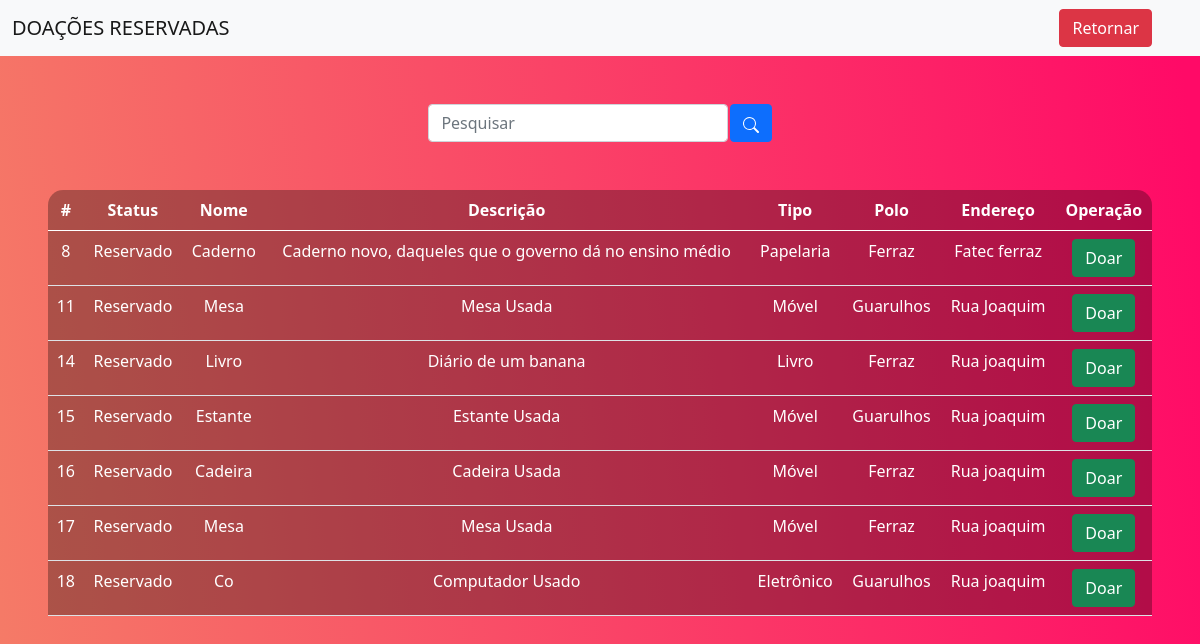
Screenshot of /funcionario/sistemaR.php with the database file from the repository.
### tables this page shows
CREATE TABLE `produto` (
  `idproduto` int(10) NOT NULL,
  `produtoname` varchar(200) NOT NULL,
  `descricao` varchar(200) NOT NULL,
  `tipo` varchar(200) NOT NULL,
  `polo` varchar(200) NOT NULL,
  `eProduct` varchar(200) NOT NULL,
  `status` varchar(50) DEFAULT NULL
);

### funcionario/sistemaR.php (the view, shortened to what this page needs)
<!DOCTYPE html>
<html lang="en">
<head>
    <link href="https://cdn.jsdelivr.net/npm/bootstrap@5.0.2/dist/css/bootstrap.min.css" rel="stylesheet">
</head>
<body>
<nav class="navbar navbar-expand-lg navbar-light bg-light">
        <div class="container-fluid">
            <a class="navbar-brand" href="#">DOAÇÕES RESERVADAS</a>
        </div>
        <div class="d-flex">
            <a href="sistema.php" class="btn btn-danger me-5">Retornar</a>
        </div>
    </nav>
    <br>
    <br>
    <div class="box-search">
        <input type="search" class="form-control w-25" placeholder="Pesquisar" id="pesquisar">
        <button onclick="searchData()" class="btn btn-primary">
        </button>
    </div>
    <div class="m-5">
        <table class="table text-white table-bg">
            <thead>
                <tr>
                    <th scope="col">#</th>
                    <th scope="col">Status</th>
                    <th scope="col">Nome</th>
                    <th scope="col">Descrição</th>
                    <th scope="col">Tipo</th>
                    <th scope="col">Polo</th>
                    <th scope="col">Endereço</th>
                    <th scope="col">Operação</th>
                </tr>
            </thead>
            <tbody>
                <?php
                include_once "conexaoP.php";
                $sqlSelect = "SELECT * FROM produto WHERE status='Reservado'";
                $resultado = mysqli_query($conn,$sqlSelect) or die("Erro ao retornar dados");
                 while ($registro = mysqli_fetch_array($resultado))
                {
                $id = $registro['idproduto'];
                $status = $registro['status'];
                $nome = $registro['produtoname'];
                $descricao = $registro['descricao'];
                $tipo = $registro['tipo'];
                $polo = $registro['polo'];
                $endereco = $registro['eProduct'];
                echo "<tr>";
                echo "<td>".$id."</td>";
                echo "<td>".$status."</td>";
                echo "<td>".$nome."</td>";
                echo "<td>".$descricao."</td>";
                echo "<td>".$tipo."</td>";
                echo "<td>".$polo."</td>";
                echo "<td>".$endereco."</td>";
               echo "<td><a href='produto.php?idproduto=". $registro['idproduto'] ."' class='btn btn-success'>Doar</a></td>";
                echo "</tr>";
 }
                    ?>
            </tbody>
        </table>
        </div>
    <br/>
</body>
</html>

### funcionario/sistemaR.php (style rules this page uses)
body { background: linear-gradient(263.42deg, #FF0A67 1.87%, #F57B67 100%); color: white; text-align: center; }
.table-bg { background: rgba(0, 0, 0, 0.3); border-radius: 15px 15px 0 0; }
.box-search { display: flex; justify-content: center; gap: .1%; }

### rows the page displays
produto: idproduto "8", status "Reservado", produtoname "Caderno", descricao "Caderno novo, daqueles que o governo dá no ensino médio", tipo "Papelaria", polo "Ferraz", eProduct "Fatec ferraz"
produto: idproduto "11", status "Reservado", produtoname "Mesa", descricao "Mesa Usada", tipo "Móvel", polo "Guarulhos", eProduct "Rua Joaquim"
produto: idproduto "14", status "Reservado", produtoname "Livro", descricao "Diário de um banana", tipo "Livro", polo "Ferraz", eProduct "Rua joaquim"
produto: idproduto "15", status "Reservado", produtoname "Estante", descricao "Estante Usada", tipo "Móvel", polo "Guarulhos", eProduct "Rua joaquim"
produto: idproduto "16", status "Reservado", produtoname "Cadeira", descricao "Cadeira Usada", tipo "Móvel", polo "Ferraz", eProduct "Rua joaquim"
produto: idproduto "17", status "Reservado", produtoname "Mesa", descricao "Mesa Usada", tipo "Móvel", polo "Ferraz", eProduct "Rua joaquim"
produto: idproduto "18", status "Reservado", produtoname "Co", descricao "Computador Usado", tipo "Eletrônico", polo "Guarulhos", eProduct "Rua joaquim"
